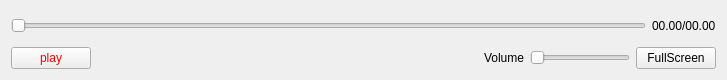
<?xml version="1.0" encoding="UTF-8"?>
<ui version="4.0">
 <class>PlayControlBar</class>
 <widget class="QWidget" name="PlayControlBar">
  <property name="geometry">
   <rect>
    <x>0</x>
    <y>0</y>
    <width>727</width>
    <height>80</height>
   </rect>
  </property>
  <property name="sizePolicy">
   <sizepolicy hsizetype="Preferred" vsizetype="Fixed">
    <horstretch>0</horstretch>
    <verstretch>0</verstretch>
   </sizepolicy>
  </property>
  <property name="minimumSize">
   <size>
    <width>0</width>
    <height>80</height>
   </size>
  </property>
  <property name="maximumSize">
   <size>
    <width>16777215</width>
    <height>80</height>
   </size>
  </property>
  <property name="windowTitle">
   <string>playControlBar</string>
  </property>
  <property name="styleSheet">
   <string notr="true"/>
  </property>
  <layout class="QVBoxLayout" name="verticalLayout">
   <item>
    <layout class="QHBoxLayout" name="horizontalLayout_2">
     <item>
      <widget class="QSlider" name="processSlider">
       <property name="orientation">
        <enum>Qt::Horizontal</enum>
       </property>
      </widget>
     </item>
     <item>
      <widget class="QLabel" name="label">
       <property name="text">
        <string>00.00/00.00</string>
       </property>
      </widget>
     </item>
    </layout>
   </item>
   <item>
    <layout class="QHBoxLayout" name="horizontalLayout_3">
     <item>
      <widget class="QPushButton" name="playBtn">
       <property name="styleSheet">
        <string notr="true">color: rgb(255, 0, 0);</string>
       </property>
       <property name="text">
        <string>play</string>
       </property>
      </widget>
     </item>
     <item>
      <spacer name="horizontalSpacer_3">
       <property name="orientation">
        <enum>Qt::Horizontal</enum>
       </property>
       <property name="sizeHint" stdset="0">
        <size>
         <width>40</width>
         <height>20</height>
        </size>
       </property>
      </spacer>
     </item>
     <item>
      <layout class="QHBoxLayout" name="horizontalLayout">
       <item>
        <widget class="QLabel" name="label_2">
         <property name="text">
          <string>Volume</string>
         </property>
        </widget>
       </item>
       <item>
        <widget class="QSlider" name="volumeSlider">
         <property name="sizePolicy">
          <sizepolicy hsizetype="Fixed" vsizetype="Fixed">
           <horstretch>0</horstretch>
           <verstretch>0</verstretch>
          </sizepolicy>
         </property>
         <property name="minimumSize">
          <size>
           <width>100</width>
           <height>0</height>
          </size>
         </property>
         <property name="maximumSize">
          <size>
           <width>100</width>
           <height>16777215</height>
          </size>
         </property>
         <property name="orientation">
          <enum>Qt::Horizontal</enum>
         </property>
        </widget>
       </item>
      </layout>
     </item>
     <item>
      <widget class="QPushButton" name="fullScreenBtn">
       <property name="text">
        <string>FullScreen</string>
       </property>
      </widget>
     </item>
    </layout>
   </item>
  </layout>
 </widget>
 <resources/>
 <connections/>
</ui>
